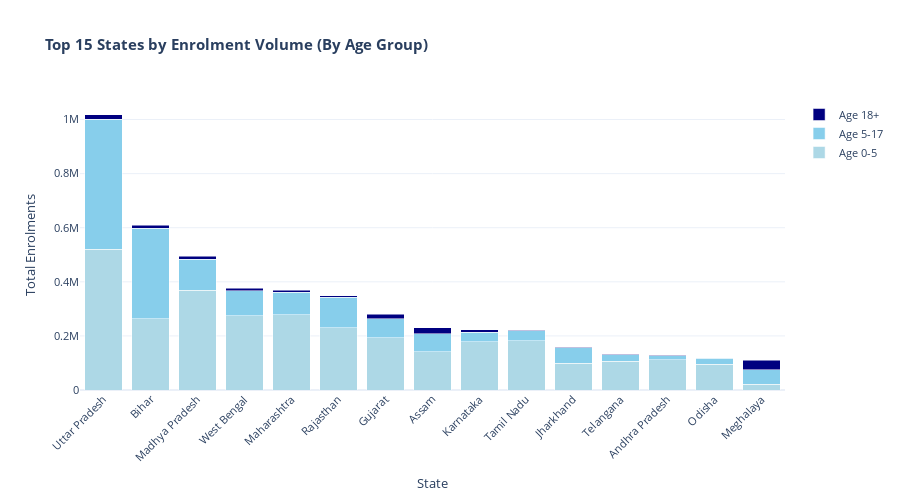

Here is the notebook cell this chart was saved with:
### Code cell
# 5.2 Top 15 States by Enrolment Volume
top_states = enrol_by_state.groupby("state")[["age_0_5", "age_5_17", "age_18_greater"]].sum().reset_index()
top_states["total"] = top_states[["age_0_5", "age_5_17", "age_18_greater"]].sum(axis=1)
top_states = top_states.nlargest(15, "total")

fig2 = go.Figure()
fig2.add_trace(go.Bar(x=top_states["state"], y=top_states["age_0_5"], name="Age 0-5", marker_color="lightblue"))
fig2.add_trace(go.Bar(x=top_states["state"], y=top_states["age_5_17"], name="Age 5-17", marker_color="skyblue"))
fig2.add_trace(go.Bar(x=top_states["state"], y=top_states["age_18_greater"], name="Age 18+", marker_color="navy"))

fig2.update_layout(
    title="<b>Top 15 States by Enrolment Volume (By Age Group)</b>",
    xaxis_title="State", yaxis_title="Total Enrolments",
    barmode="stack", height=500, template="plotly_white",
    xaxis=dict(tickangle=-45), font=dict(size=11)
)
fig2.show()

### Figure 1 — Plotly figure (JSON) as saved in the notebook; plotly's stock layout.template omitted (floating-point values rounded to 4 significant figures)
{"data": [{"marker": {"color": "lightblue"}, "name": "Age 0-5", "type": "bar", "x": ["Uttar Pradesh", "Bihar", "Madhya Pradesh", "West Bengal", "Maharashtra", "Rajasthan", "Gujarat", "Assam", "Karnataka", "Tamil Nadu", "Jharkhand", "Telangana", "Andhra Pradesh", "Odisha", "Meghalaya"], "y": [521045, 262875, 367990, 275404, 278814, 229780, 193031, 141235, 179262, 182313, 98551, 105918, 112445, 95883, 21179]}, {"marker": {"color": "skyblue"}, "name": "Age 5-17", "type": "bar", "x": ["Uttar Pradesh", "Bihar", "Madhya Pradesh", "West Bengal", "Maharashtra", "Rajasthan", "Gujarat", "Assam", "Karnataka", "Tamil Nadu", "Jharkhand", "Telangana", "Andhra Pradesh", "Odisha", "Meghalaya"], "y": [479682, 334802, 116381, 91401, 82116, 113123, 71182, 66085, 33863, 37227, 57539, 24505, 13746, 22216, 53305]}, {"marker": {"color": "navy"}, "name": "Age 18+", "type": "bar", "x": ["Uttar Pradesh", "Bihar", "Madhya Pradesh", "West Bengal", "Maharashtra", "Rajasthan", "Gujarat", "Assam", "Karnataka", "Tamil Nadu", "Jharkhand", "Telangana", "Andhra Pradesh", "Odisha", "Meghalaya"], "y": [17902, 11908, 9599, 8510, 8209, 5555, 16336, 22877, 10110, 1249, 1449, 1151, 1495, 739, 35287]}], "layout": {"barmode": "stack", "font": {"size": 11}, "height": 500, "title": {"text": "<b>Top 15 States by Enrolment Volume (By Age Group)</b>"}, "xaxis": {"tickangle": -45, "title": {"text": "State"}}, "yaxis": {"title": {"text": "Total Enrolments"}}}}
